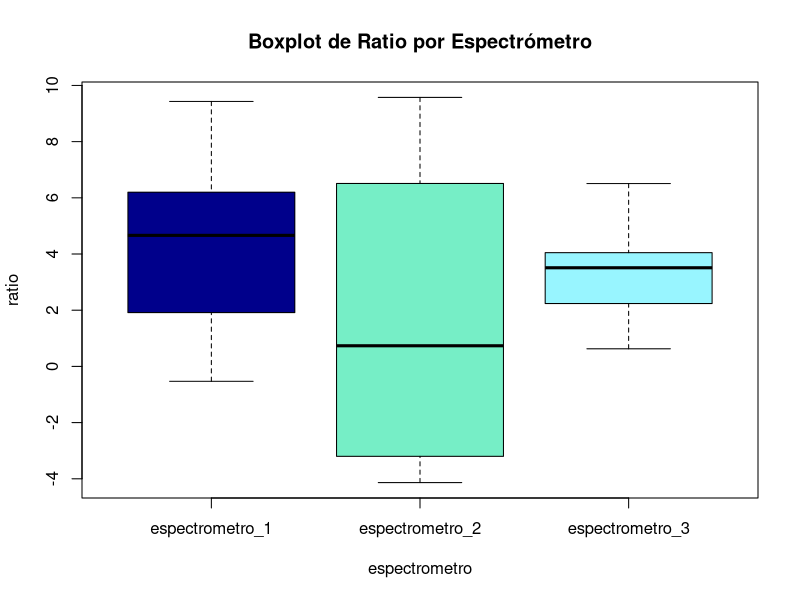
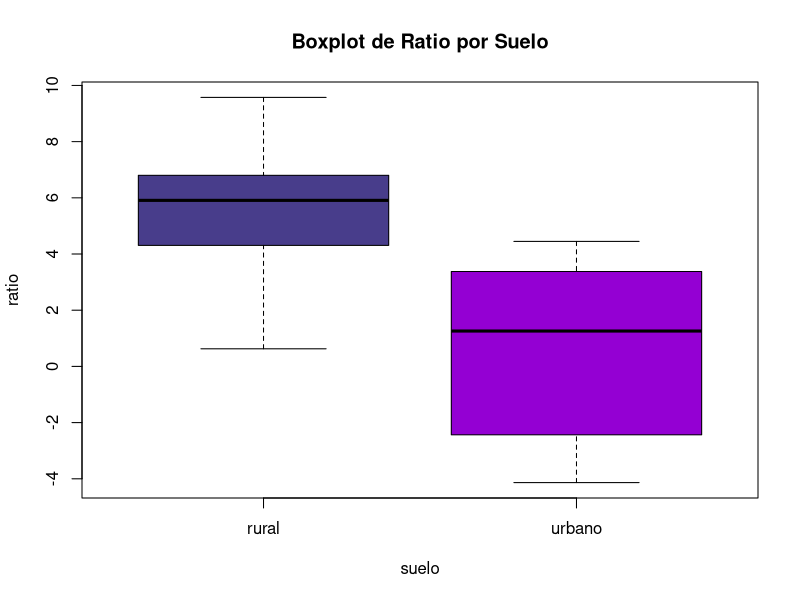
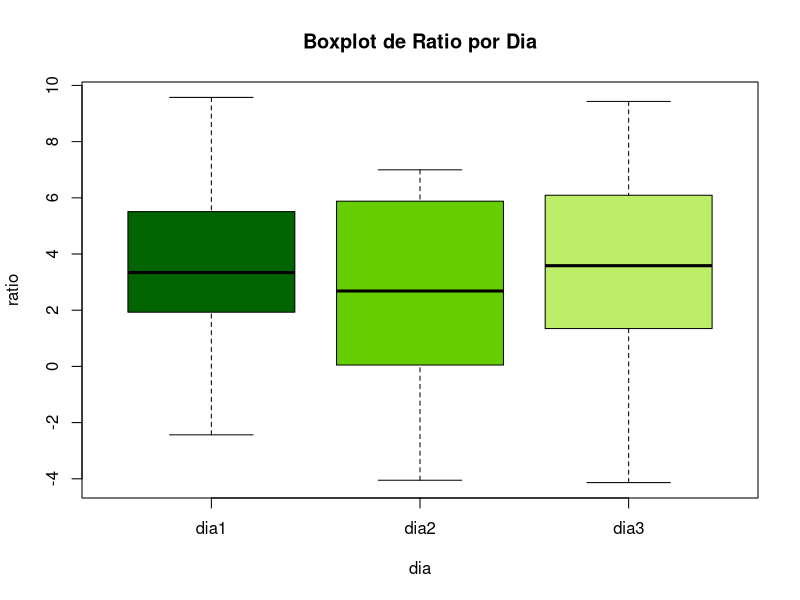
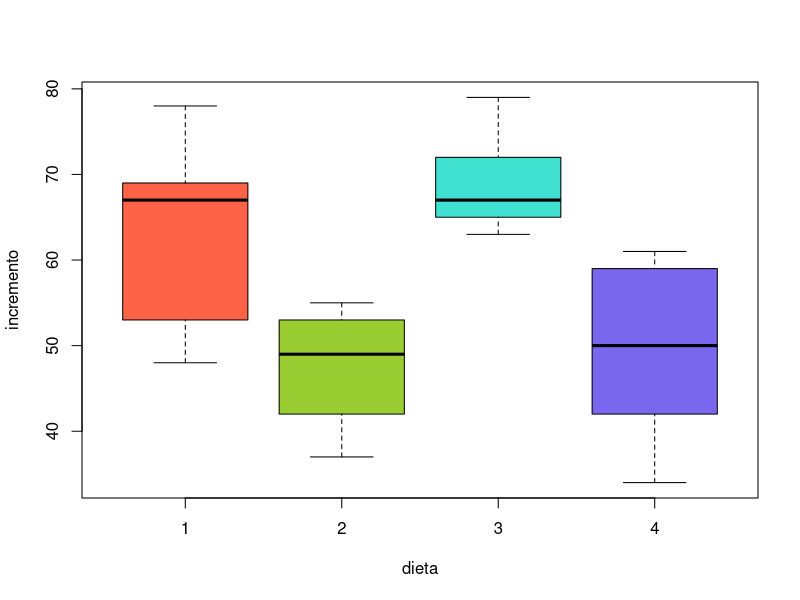
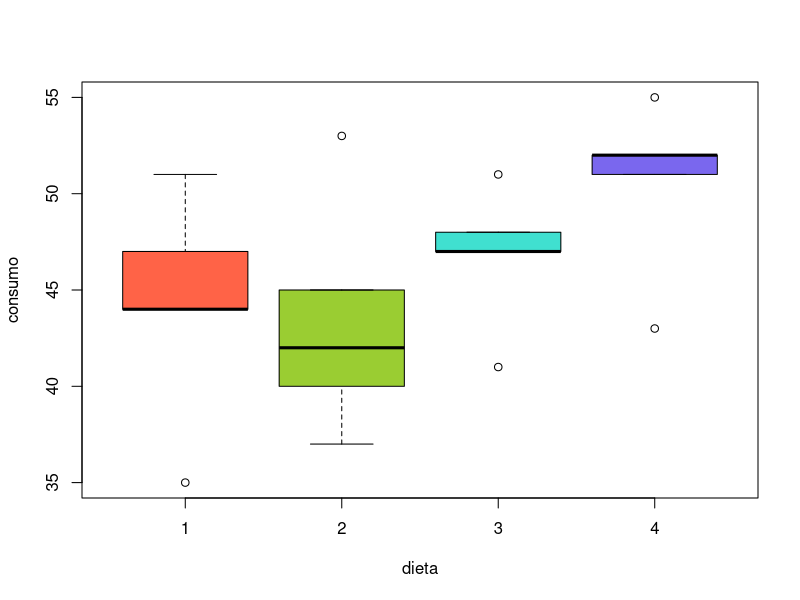
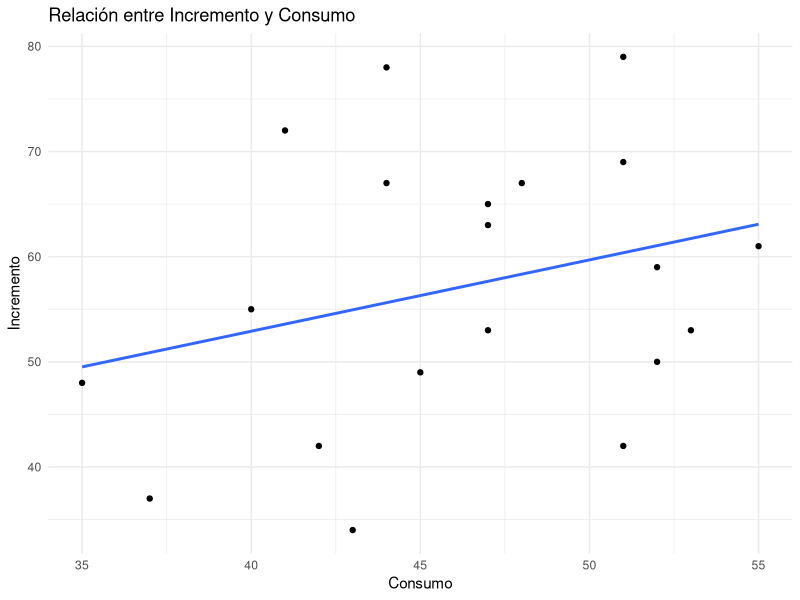
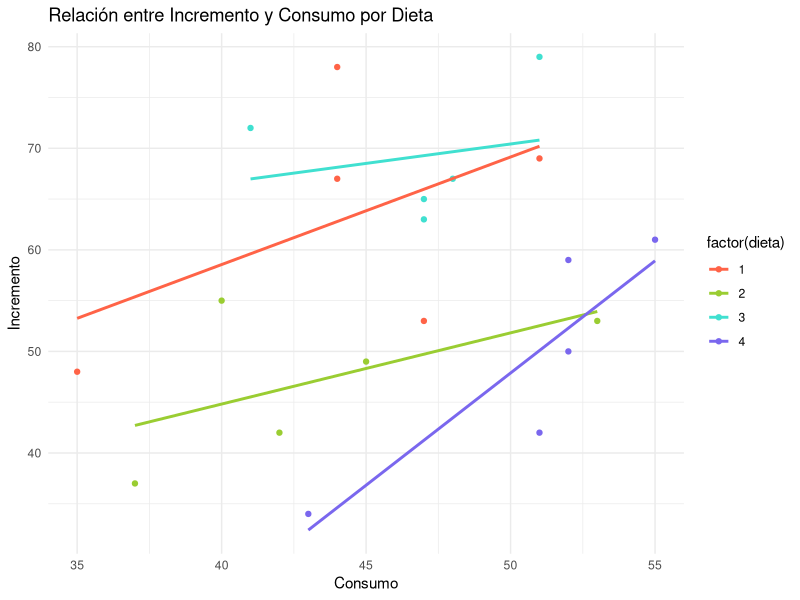
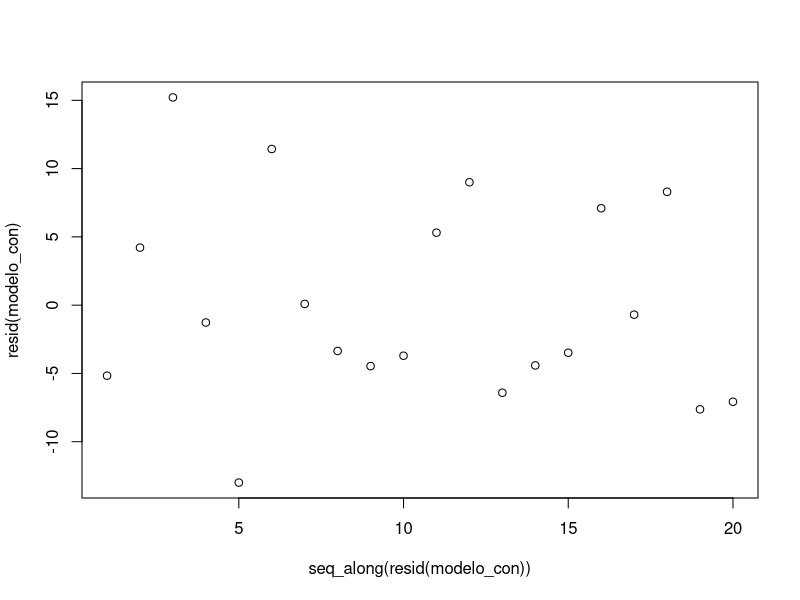

These charts were generated, in order, by the following R code:
## ---- chunk 1
# Seteamos el directorio de trabajo
setwd("D:/Antiguos estudios/MASTER2/Sem3/Diseño/PAC6/PAC6")

# Importamos los datos
data <- read.csv("dades_problema1_pec6.csv", dec = ",", header = TRUE, sep = ";")

# Marcamos los factores
data$espectrometro <- as.factor(data$espectrometro)
data$suelo <- as.factor(data$suelo)
data$dia <- factor(data$dia, levels = c(1, 2, 3), labels = c("dia1", "dia2", "dia3"))
## ---- chunk 2
# Primero examinamos la variable ratio
summary(data$ratio)

# Box plot de ratio por espectrometro
boxplot(ratio ~ espectrometro, data = data, col = c("blue4", "aquamarine2", "cadetblue1"), main = "Boxplot de Ratio por Espectrómetro")

# Box plot de ratio por suelo
boxplot(ratio ~ suelo, data = data, col = c("darkslateblue", "darkviolet"), main = "Boxplot de Ratio por Suelo")

# Box plot de ratio por dia
boxplot(ratio ~ dia, data = data, col = c("darkgreen", "chartreuse3", "darkolivegreen2"), main = "Boxplot de Ratio por Dia")
## ---- chunk 3
# Definimos el modelo
library(lme4)
library(car)

modelo <- lmer(ratio ~ suelo + espectrometro + suelo:espectrometro + (1 | dia:suelo:espectrometro), data = data)

summary(modelo)

# Testamos las hipótesis

anova_modelo <- Anova(modelo, type = "III", test = "Chisq")
print(anova_modelo)
## ---- chunk 4
# install.packages("emmeans")
library(emmeans)
library(knitr)

# Realizamos las comparaciones múltiples
emmeans_result <- emmeans(modelo, pairwise ~ suelo:espectrometro)

# Ajustamos p-valores usando la corrección de Bonferroni
adjusted_emmeans <- summary(emmeans_result, infer = c(TRUE, TRUE), adjust = "bonferroni")

# Imprimimos los valores ajustados
print(adjusted_emmeans)
## ---- chunk 5
# Extraemos los contrastes y p-valores
contrast_df <- as.data.frame(adjusted_emmeans$contrasts)

# Filtramos por p-valores < 0.05
significant_contrasts <- contrast_df[contrast_df$p.value < 0.05, c("contrast", "p.value")]


# Formateamos la tabla para imprimir
formatted_table <- data.frame(
  Contrast = significant_contrasts$contrast,
  P_Value = sprintf("%.4f", significant_contrasts$p.value)
)

# Imprimimos la tabla
kable(formatted_table, col.names = c("Contraste", "P-Valor"))
## ---- chunk 6
# Seteamos el directorio de trabajo
setwd("D:/Antiguos estudios/MASTER2/Sem3/Diseño/PAC6/PAC6")

# Importamos los datos
data <- read.csv("dades_problema2_pec6.csv", dec = ",", header = TRUE, sep = ";")

# Marcamos los factores
data$dieta <- as.factor(data$dieta)
## ---- chunk 7
# Realiza un resumen descriptivo
summary(data)

# Gráfico relación consumo-incremento
color_dieta = c("tomato1", "olivedrab3", "turquoise", "slateblue2")

# Boxplot incremento por dieta
boxplot(incremento ~ dieta, data = data, col = color_dieta)

# Boxplot consumo por dieta
boxplot(consumo ~ dieta, data = data, col = color_dieta)

library(ggplot2)

# Gráfico de dispersión Incremento vs Consumo sin dieta
ggplot(data, aes(x = consumo, y = incremento)) +
  geom_point() +
  geom_smooth(method = "lm", se = FALSE) +  # Añade la línea de tendencia general
  labs(title = "Relación entre Incremento y Consumo",
       x = "Consumo",
       y = "Incremento") +
  theme_minimal()

# Gráfico de dispersión Incremento vs Consumo por dieta
ggplot(data, aes(x = consumo, y = incremento, color = factor(dieta))) +
  scale_color_manual(values = color_dieta) +
  geom_point() +
  geom_smooth(method = "lm", se = FALSE) +  # Añade la línea de tendencia + 
  labs(title = "Relación entre Incremento y Consumo por Dieta",
       x = "Consumo",
       y = "Incremento") +
  theme_minimal()
## ---- chunk 8
# Ajustar el modelo lineal
modelo_con <- lm(incremento ~ dieta + consumo, data = data)

summary(modelo_con)
## ---- chunk 9
# Ajustar el modelo lineal
modelo_sin <- lm(incremento ~ dieta, data = data)

# Resumen del modelo
summary(modelo_sin)
## ---- chunk 10
# Gráfico de residuos vs. orden de observaciones
plot(resid(modelo_con) ~ seq_along(resid(modelo_con)))

library(lmtest)
# Prueba de Durbin-Watson para autocorrelación de los residuos
dwtest(modelo_con)
## ---- chunk 11
plot(modelo_con, which=1)

# Prueba de Breusch-Pagan para homocedasticidad
library(lmtest)
bptest(modelo_con)
## ---- chunk 12
plot(modelo_con, which=2)

shapiro.test(modelo_con$residuals)
## ---- chunk 13
# Instalar y cargar el paquete multcomp
# install.packages("multcomp")
library(multcomp)

# Realizar comparaciones múltiples con el método de Tukey
comp <- glht(modelo_con, linfct = mcp(dieta = "Tukey"))

# Resumen de las comparaciones con ajuste de pvalores
resumen_comp <- summary(comp)
pvalores_ajustados <- p.adjust(resumen_comp$test$pvalues, method = "bonferroni")
resumen_comp$test$pvalues_ajustados <- pvalores_ajustados

# Mostrar el resumen con pvalores ajustados
print(resumen_comp)
